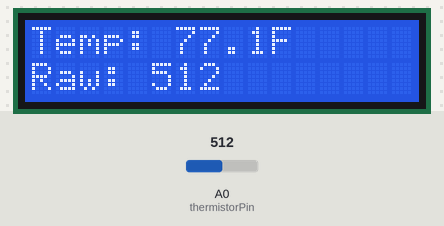
Bench run of a sketch on a simulated Arduino Uno, built with avr-gcc and run on an emulated ATmega328P. Parts: 16×2 character LCD. Inputs (shaded band) come from the test bench; at power-on: A0 (thermistorPin) = 512. What the sketch prints to the serial monitor is not drawn.

Above: at 3.2 s.
3.3 s: A0 (thermistorPin) set to 716
At 5.2 s:
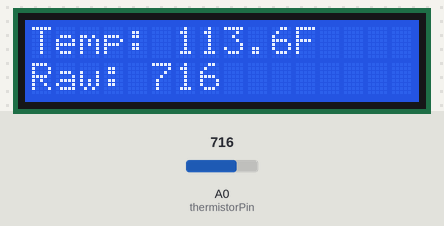
5.5 s: A0 (thermistorPin) set to 900
At 7.1 s:
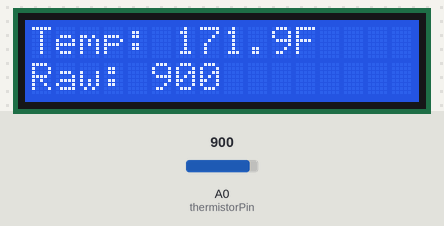
7.5 s: A0 (thermistorPin) set to 1023
At 9.0 s:
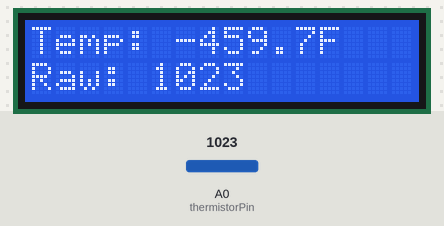
9.5 s: A0 (thermistorPin) set to 142
At 10.9 s:
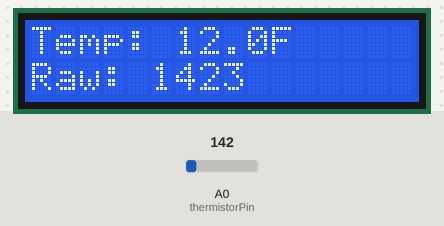
11.6 s: A0 (thermistorPin) set to 127
At 12.7 s:
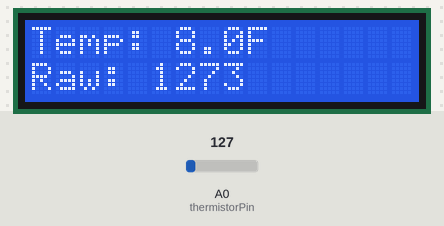
Timing chart, 0 to 14.6 s (numbered marks = the images above; inputs shaded):
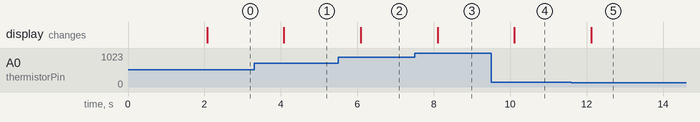

The sketch:

PEM.ino
```cpp
#include <LiquidCrystal.h>

LiquidCrystal lcd(12, 11, 5, 4, 3, 2);

const int thermistorPin = A0;
const float R_fixed = 10000.0;
const float T0 = 298.15;
const float R0 = 10000.0;
const float B = 3950.0;

void setup() {
  Serial.begin(9600);
  lcd.begin(16, 2);
  lcd.print("ENV Monitor");
  delay(2000);
  lcd.clear();
}

void loop() {
  int raw = analogRead(thermistorPin);

  float voltage = raw * (5.0 / 1023.0);
  float R_therm = R_fixed * (5.0 / voltage - 1.0);

  float tempK = 1.0 / (1.0/T0 + (1.0/B) * log(R_therm/R0));
  float tempC = tempK - 273.15;
  float tempF = (tempC * 9.0/5.0) + 32.0;

  lcd.setCursor(0, 0);
  lcd.print("Temp: ");
  lcd.print(tempF, 1);
  lcd.print("F  ");

  lcd.setCursor(0, 1);
  lcd.print("Raw: ");
  lcd.print(raw);

  Serial.print("Temp: ");
  Serial.print(tempF);
  Serial.print("F | Raw: ");
  Serial.println(raw);

  delay(1000);
}
```

Measured:
- after the input at 3.3 s, the display: changes after 0.78 s (image 1)
- after the input at 5.5 s, the display: changes after 0.59 s (image 2)
- after the input at 7.5 s, the display: changes after 0.60 s (image 3)
- after the input at 9.5 s, the display: changes after 0.61 s (image 4)
- after the input at 11.6 s, the display: changes after 0.52 s (image 5)
